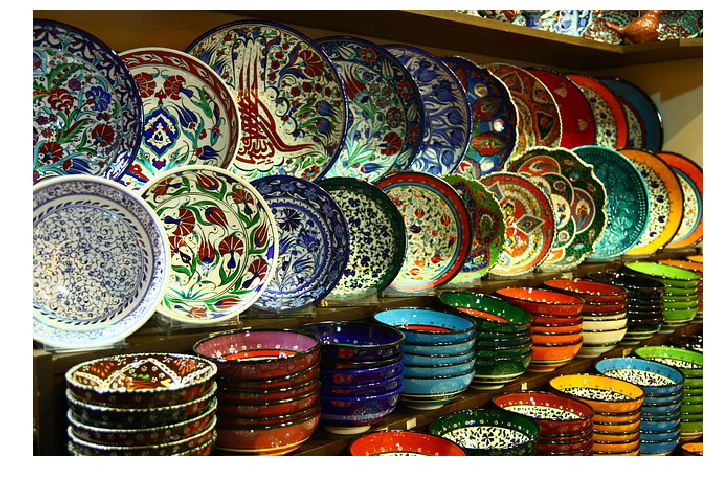
#> input picture K-Means/tienda.jpg, 713 x 480 px, found by its file name
$ python EjemploK-means.py
#> lines starting #> are read from the running program, lines starting #| are printed output that depends on the picture
"""
Cuantificación de imágenes con k-means
Cuantificación es una técnica de compresión con pérdida que consiste en agrupar
todo un rango de valores en uno solo. Si cuantificamos el color de una imagen,
reducimos el número de colores necesarios para representarla y el tamaño del fichero
de la misma disminuye. Esto es importante, por ejemplo, para representar una imagen en
dispositivos que sólo dan soporte a un número limitado de colores.

Vamos a cuantificar el color de la imagen siguiente utilizando k-means.

Cargamos la imagen
"""
import numpy as np
from PIL import Image
from sklearn.cluster import KMeans

# Abrir la imagen
I = Image.open("K-Means/tienda.jpg")
#> I is the input picture: PIL image 713x480 RGBA; mean R, G, B, A 118, 109.6, 88.7, 222.6


# Convertir la imagen en una matriz numpy y normalizarla
I1 = np.asarray(I, dtype=np.float32) / 255

# Extraer los canales de color por separado
R = I1[:, :, 0]
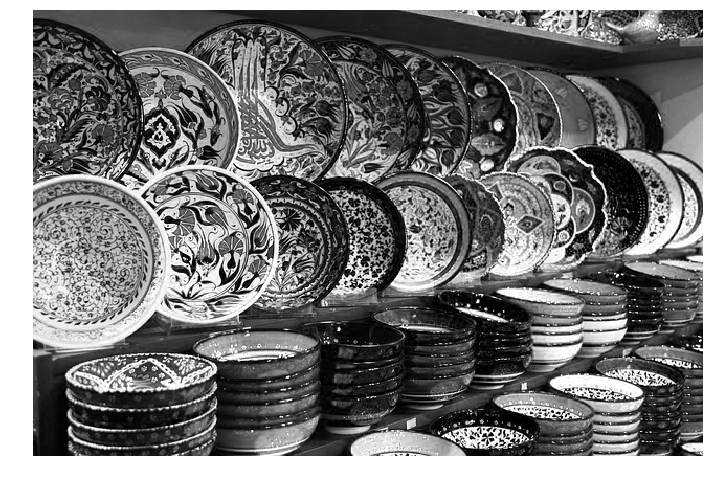
#> R: shape (480, 713) float32; min 0, max 1, mean 0.463
G = I1[:, :, 1]
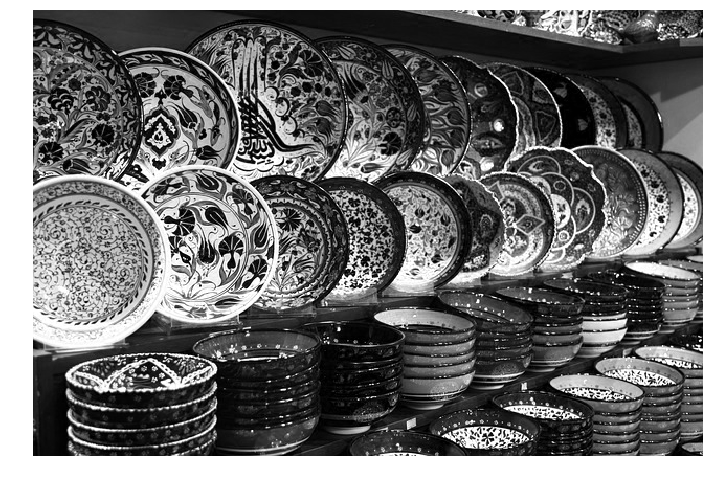
#> G: shape (480, 713) float32; min 0, max 1, mean 0.43
B = I1[:, :, 2]
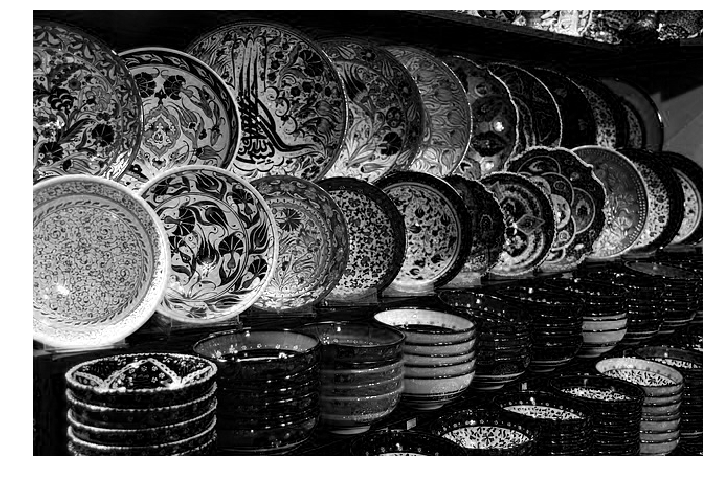
#> B: shape (480, 713) float32; min 0, max 1, mean 0.348

# Convertir los canales en matrices de una dimensión y construir la matriz de tres columnas
XR = R.reshape((-1, 1))
XG = G.reshape((-1, 1))
XB = B.reshape((-1, 1))
X = np.concatenate((XR, XG, XB), axis=1)

# Aplicar K-means para agrupar los colores en 60 grupos,
# o nuevos colores, que se corresponderán con los centroides obtenidos con el k-means
n = 60
k_means = KMeans(n_clusters=n)
k_means.fit(X)

#Los centroides finales son los nuevos colores y cada pixel tiene ahora una
# etiqueta que dice a qué grupo o cluster pertenece
centroides = k_means.cluster_centers_
etiquetas = k_means.labels_

#A partir de las etiquetas y los colores (intensidades de rojo, verde y azul)
# de los centroides reconstruimos la matriz de la imagen utilizando únicamente
# los colores de los centroides.
m = XR.shape
#> m = (342240, 1)
for i in range(m[0]):
    XR[i] = centroides[etiquetas[i]][0]
    XG[i] = centroides[etiquetas[i]][1]
    XB[i] = centroides[etiquetas[i]][2]

XR.shape = R.shape
XG.shape = G.shape
XB.shape = B.shape
XR = XR[:, :, np.newaxis]
XG = XG[:, :, np.newaxis]
XB = XB[:, :, np.newaxis]
Y = np.concatenate((XR, XG, XB), axis=2)
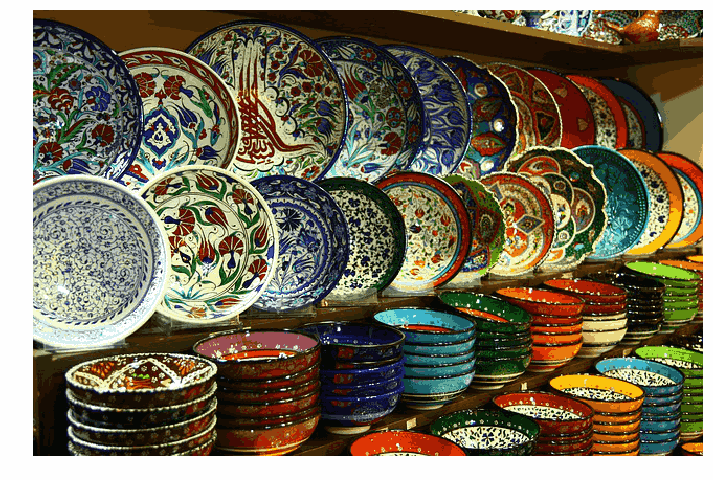
#> Y: shape (480, 713, 3) float32; mean of channels 0, 1, 2 0.463, 0.43, 0.348; drawn as R, G, B

# Representar la imagen comprimida con 60 colores
imagen_comprimida = Image.fromarray(np.uint8(Y * 255))
imagen_comprimida.show()

# Guardar la imagen comprimida
imagen_comprimida.save("K-Means/tienda_comprimida.jpg")
#751 KB  KB el fichero inicial y 114 KB KB el fichero final.
